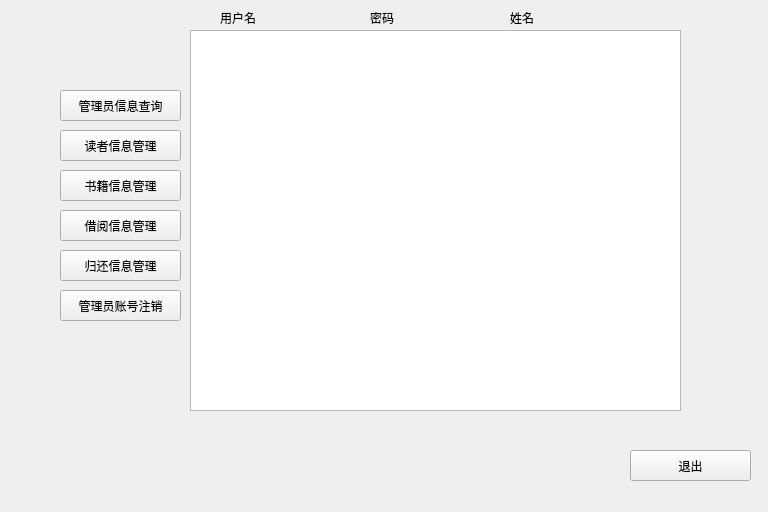
<?xml version="1.0" encoding="UTF-8"?>
<ui version="4.0">
 <class>adlogin</class>
 <widget class="QMainWindow" name="adlogin">
  <property name="geometry">
   <rect>
    <x>0</x>
    <y>0</y>
    <width>768</width>
    <height>512</height>
   </rect>
  </property>
  <property name="windowTitle">
   <string>MainWindow</string>
  </property>
  <widget class="QWidget" name="centralwidget">
   <widget class="QPushButton" name="pushButton">
    <property name="geometry">
     <rect>
      <x>60</x>
      <y>90</y>
      <width>121</width>
      <height>31</height>
     </rect>
    </property>
    <property name="text">
     <string>管理员信息查询</string>
    </property>
   </widget>
   <widget class="QPushButton" name="pushButton_2">
    <property name="geometry">
     <rect>
      <x>60</x>
      <y>130</y>
      <width>121</width>
      <height>31</height>
     </rect>
    </property>
    <property name="text">
     <string>读者信息管理</string>
    </property>
   </widget>
   <widget class="QPushButton" name="pushButton_3">
    <property name="geometry">
     <rect>
      <x>60</x>
      <y>170</y>
      <width>121</width>
      <height>31</height>
     </rect>
    </property>
    <property name="text">
     <string>书籍信息管理</string>
    </property>
   </widget>
   <widget class="QPushButton" name="pushButton_4">
    <property name="geometry">
     <rect>
      <x>60</x>
      <y>210</y>
      <width>121</width>
      <height>31</height>
     </rect>
    </property>
    <property name="text">
     <string>借阅信息管理</string>
    </property>
   </widget>
   <widget class="QPushButton" name="pushButton_5">
    <property name="geometry">
     <rect>
      <x>60</x>
      <y>250</y>
      <width>121</width>
      <height>31</height>
     </rect>
    </property>
    <property name="text">
     <string>归还信息管理</string>
    </property>
   </widget>
   <widget class="QPushButton" name="pushButton_7">
    <property name="geometry">
     <rect>
      <x>60</x>
      <y>290</y>
      <width>121</width>
      <height>31</height>
     </rect>
    </property>
    <property name="text">
     <string>管理员账号注销</string>
    </property>
   </widget>
   <widget class="QPushButton" name="pushButton_8">
    <property name="geometry">
     <rect>
      <x>630</x>
      <y>450</y>
      <width>121</width>
      <height>31</height>
     </rect>
    </property>
    <property name="text">
     <string>退出</string>
    </property>
   </widget>
   <widget class="QLabel" name="label">
    <property name="geometry">
     <rect>
      <x>220</x>
      <y>10</y>
      <width>72</width>
      <height>15</height>
     </rect>
    </property>
    <property name="text">
     <string>用户名</string>
    </property>
   </widget>
   <widget class="QLabel" name="label_2">
    <property name="geometry">
     <rect>
      <x>370</x>
      <y>10</y>
      <width>72</width>
      <height>15</height>
     </rect>
    </property>
    <property name="text">
     <string>密码</string>
    </property>
   </widget>
   <widget class="QLabel" name="label_3">
    <property name="geometry">
     <rect>
      <x>510</x>
      <y>10</y>
      <width>72</width>
      <height>15</height>
     </rect>
    </property>
    <property name="text">
     <string>姓名</string>
    </property>
   </widget>
   <widget class="QListWidget" name="listWidget">
    <property name="geometry">
     <rect>
      <x>190</x>
      <y>30</y>
      <width>491</width>
      <height>381</height>
     </rect>
    </property>
   </widget>
  </widget>
 </widget>
 <resources/>
 <connections/>
</ui>
